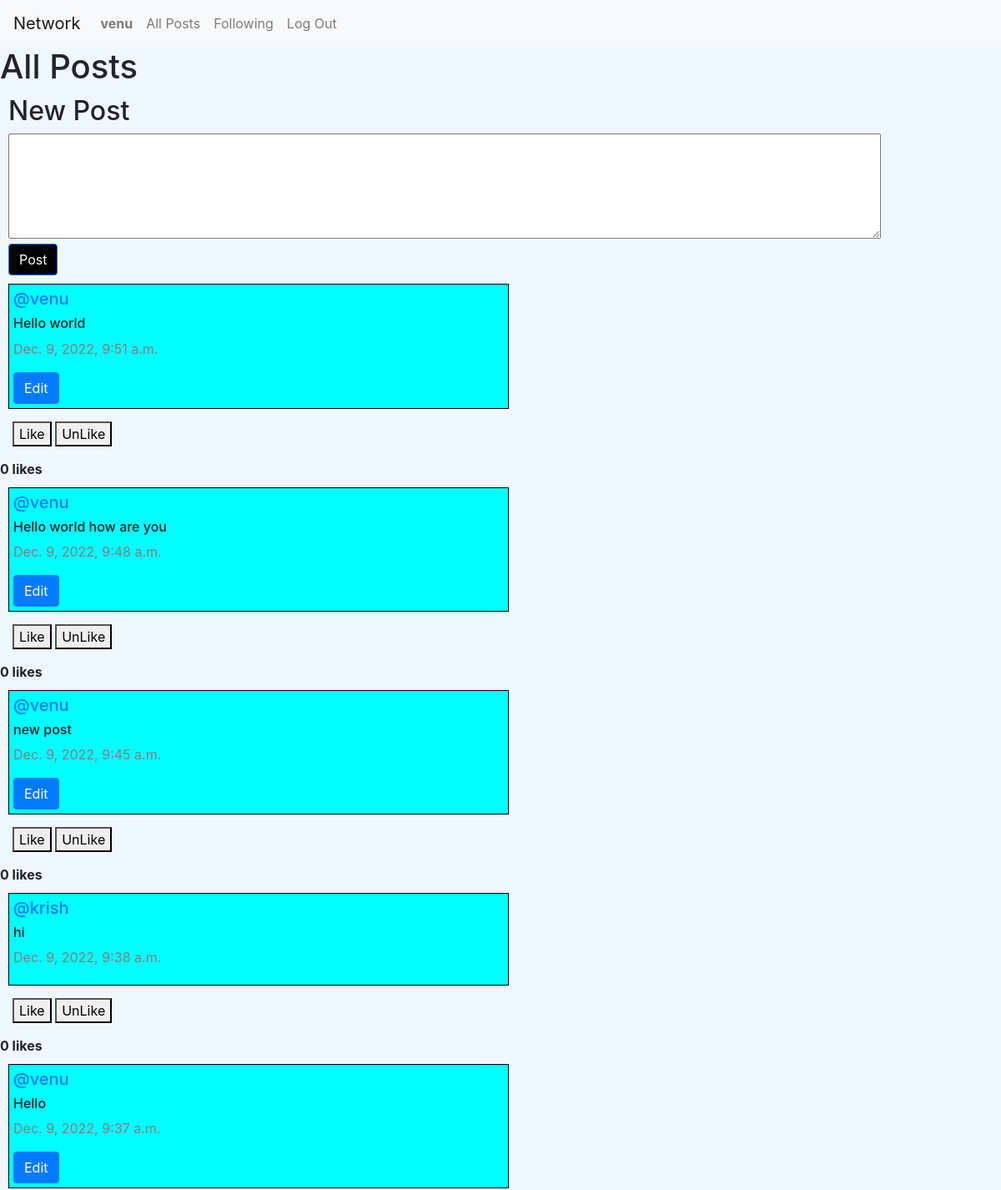
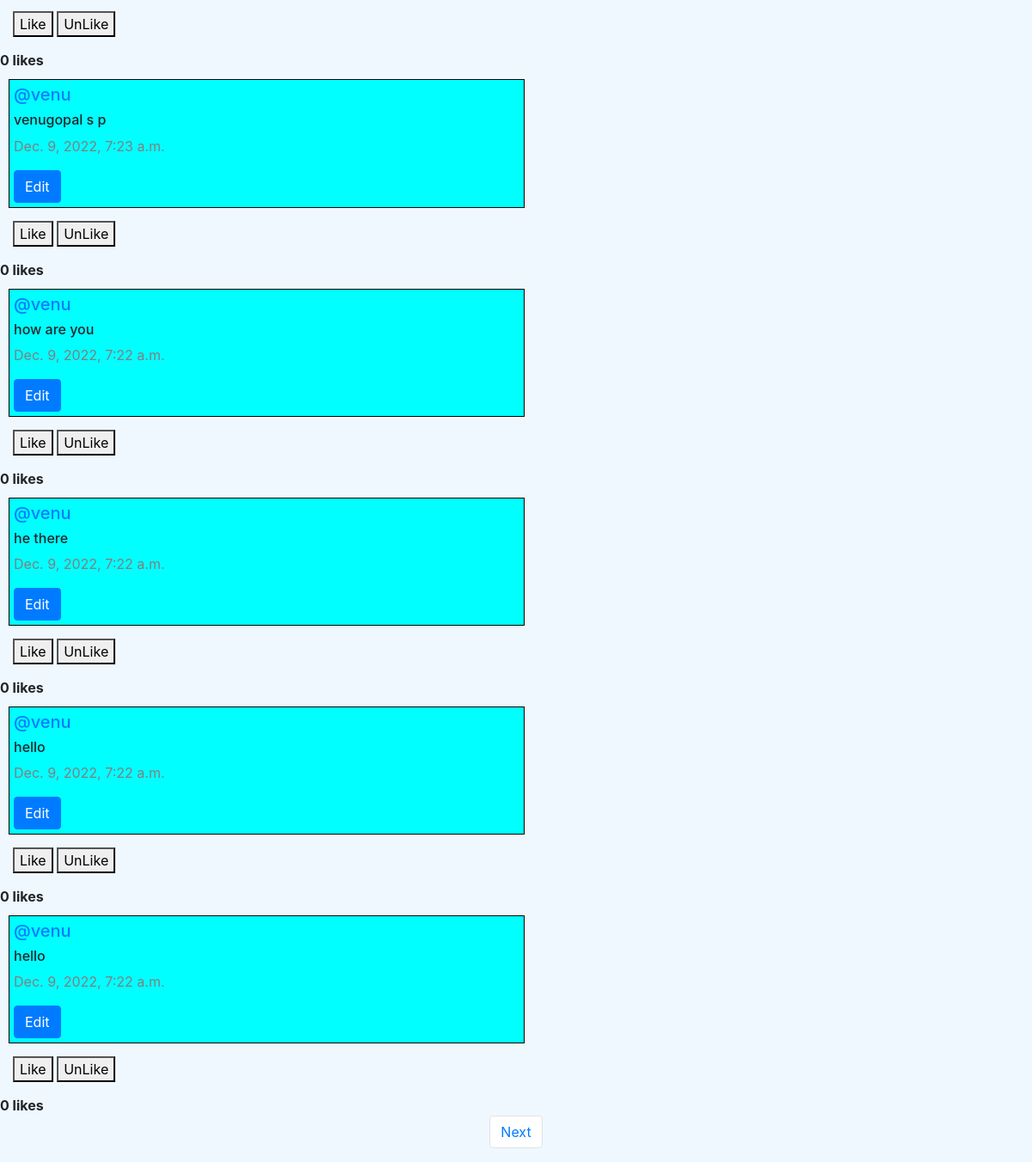
/ (signed in), run on the app's committed database (2 pictures, top to bottom).
### network/models.py (models this page shows, shortened)
class User(AbstractUser):
    pass

class Post(models.Model):
    content = models.CharField(max_length=160)
    user = models.ForeignKey(User, on_delete=models.CASCADE, related_name="author")
    date  = models.DateTimeField(auto_now_add=True)
    liked = models.ManyToManyField(User, default=None, blank=True)

### network/views.py (the view)
# urls.py: path("", views.index, name="index"),
def index(request):
    allPosts = Post.objects.all().order_by("id").reverse()
    q=Post.objects.all()
    user = request.user
    context = {
        'q':q,
        'user':user,
    }
    paginator = Paginator(allPosts, 10)
    page_number = request.GET.get('page')
    posts_of_page = paginator.get_page(page_number)
    return render(request, "network/index.html", {
        "allPosts": allPosts,
        "posts_of_page": posts_of_page
    })
    return render(request, "network/index.html")

### network/templates/network/index.html (shortened to what this page needs)
{% extends "network/layout.html" %}
{% block body %}
    <h1>All Posts</h1>
    {% if user.is_authenticated %}
        <div class="new_post" id="newpost">
            <h2>New Post</h2>
            <form action="{% url 'newPost' %}" method="post">
                <textarea  name="content" cols="100" rows="5"></textarea>
                <br/>
                <input type="submit" value="Post" class="btn btn-primary" id="post"/>
            </form>
        </div>
    {% endif %}
    <div class="all_post">
        {% for post in posts_of_page %}
            <div class="row_post" id="feeds" >
                <h5 class="username"><a href="{% url 'profile' user_id=post.user.id %}">@{{ post.user }}</a></h5>
                <h6 class="content" id="content_{{ post.id }}">{{ post.content }}</h6>
                <p class="date">{{ post.date }}</p>
                {% if user.is_authenticated %}
                    {% if user == post.user %}
                        <div class="" id="edit">
                            <button class="btn btn-primary"  type="button" data-toggle="modal" data-target="#modal_edit_post_{{ post.id }}">Edit</button>
                        </div>
                    {% endif %}
                {% endif %}
            </div>
            <form action="{% url 'likePost' %}" method="POST" class="ui form" id="like">
                    <button class="ui button positive" type="submit"  >Like</button>
                    <button class="ui button negative" type="submit" >UnLike</button>
            </form>
            <strong>{{ post.liked.all.count }} likes</strong>
        {% endfor %}
    </div>
    <nav aria-label="Page navigation example">
        <ul class="pagination d-flex justify-content-center">
            {% if posts_of_page.has_next %}
                <li class="page-item"><a class="page-link" href="?page={{ posts_of_page.next_page_number }}">Next</a></li>
            {% endif %}
        </ul>
    </nav>
{% endblock %}

### network/templates/network/layout.html (shortened to what this page needs)
{% load static %}
<!DOCTYPE html>
<html lang="en">
    <head>
        <link rel="stylesheet" href="https://stackpath.bootstrapcdn.com/bootstrap/4.4.1/css/bootstrap.min.css">
        <link href="{% static 'network/styles.css' %}" rel="stylesheet">
    </head>
    <body>
        <nav class="navbar navbar-expand-lg navbar-light bg-light">
            <a class="navbar-brand" href="{% url 'index' %}">Network</a>
            <div>
              <ul class="navbar-nav mr-auto">
                {% if user.is_authenticated %}
                    <li class="nav-item">
                        <a class="nav-link" href="{% url 'profile' user_id=user.id %}"><strong>{{ user.username }}</strong></a>
                    </li>
                {% endif %}
                <li class="nav-item">
                  <a class="nav-link" href="{% url 'index' %}">All Posts</a>
                </li>
                {% if user.is_authenticated %}
                    <li class="nav-item">
                        <a class="nav-link" href="{% url 'following' %}">Following</a>
                    </li>
                    <li class="nav-item">
                        <a class="nav-link" href="{% url 'logout' %}">Log Out</a>
                    </li>
                {% endif %}
              </ul>
            </div>
          </nav>
        <div class="body">
            {% block body %}
            {% endblock %}
        </div>
    </body>
</html>

### network/static/network/styles.css (style rules this page uses)
body { background-color: aliceblue; }
#feeds, #prof, #follow { border: 1px solid black; margin: 10px; padding: 5px; width:600px; background-color: aqua; }
#newpost { margin: 10px; }
.date { color: grey; }
#edit { margin-left: 0px; }
#post { background-color: black; }
#like { margin: 10px; padding: 5px; }

### data on the page
User: username "venu"
Post: user "venu", content "Hello world", date "Dec. 9, 2022, 9:51 a.m.", liked.all.count "0"
Post: user "venu", content "Hello world how are you", date "Dec. 9, 2022, 9:48 a.m.", liked.all.count "0"
Post: user "venu", content "new post", date "Dec. 9, 2022, 9:45 a.m.", liked.all.count "0"
Post: user "krish", content "hi", date "Dec. 9, 2022, 9:38 a.m.", liked.all.count "0"
Post: user "venu", content "Hello", date "Dec. 9, 2022, 9:37 a.m.", liked.all.count "0"
Post: user "venu", content "venugopal s p", date "Dec. 9, 2022, 7:23 a.m.", liked.all.count "0"
Post: user "venu", content "how are you", date "Dec. 9, 2022, 7:22 a.m.", liked.all.count "0"
Post: user "venu", content "he there", date "Dec. 9, 2022, 7:22 a.m.", liked.all.count "0"
Post: user "venu", content "hello", date "Dec. 9, 2022, 7:22 a.m.", liked.all.count "0"
Post: user "venu", content "hello", date "Dec. 9, 2022, 7:22 a.m.", liked.all.count "0"
